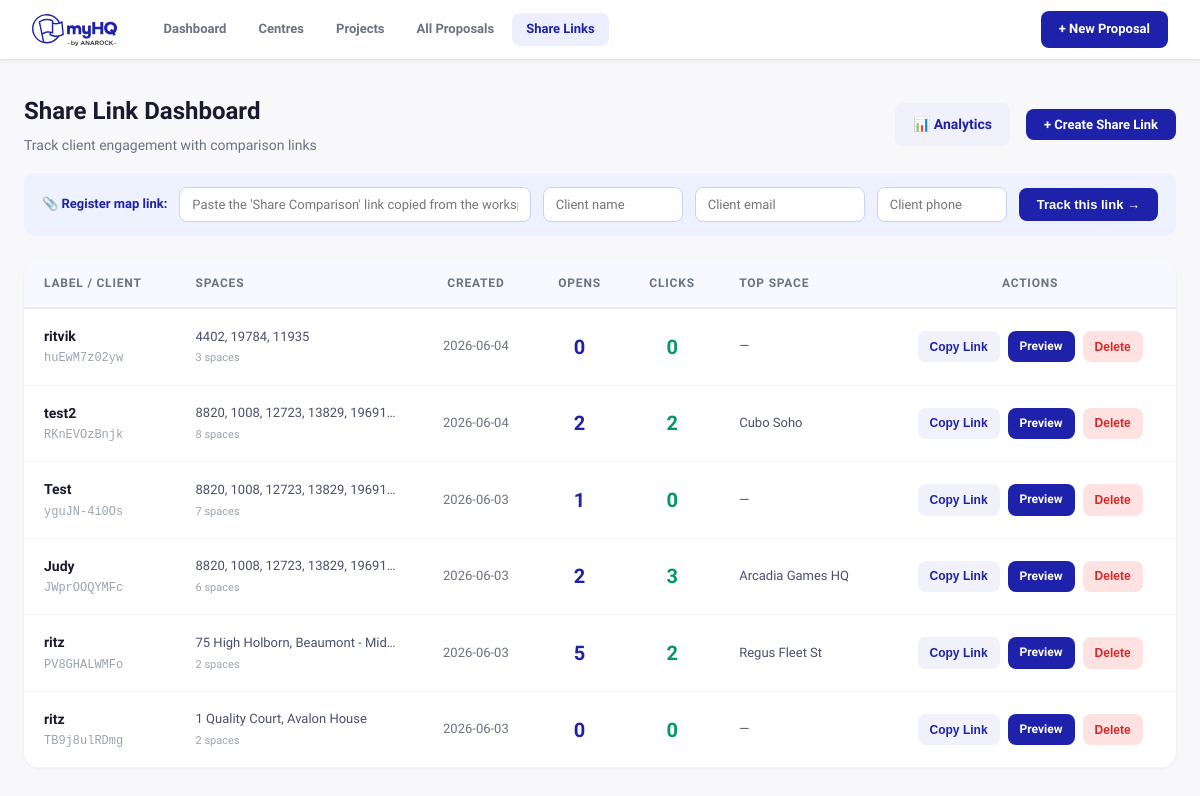
/dashboard, run on the app's committed database.
### tables this page shows
CREATE TABLE share_links (
            id INTEGER PRIMARY KEY AUTOINCREMENT,
            token TEXT UNIQUE NOT NULL,
            label TEXT,
            centre_ids TEXT NOT NULL,
            centre_names TEXT NOT NULL,
            created_at TIMESTAMP DEFAULT CURRENT_TIMESTAMP,
            created_by TEXT DEFAULT 'myHQ'
        , client_email TEXT, client_phone TEXT, canonical_ids TEXT);

### app.py (the view)
@app.route('/dashboard')
def dashboard():
    with get_db() as conn:
        links = conn.execute('SELECT * FROM share_links ORDER BY created_at DESC').fetchall()
        links = [dict(l) for l in links]
        counts = conn.execute(
            """SELECT token, event_type, COUNT(*) as cnt
               FROM link_events WHERE event_type IN ('open','click')
               GROUP BY token, event_type"""
        ).fetchall()
        top_spaces = conn.execute(
            """SELECT token, centre_name, COUNT(*) as cnt
               FROM link_events WHERE event_type='click' AND centre_name IS NOT NULL AND centre_name != ''
               GROUP BY token, centre_name"""
        ).fetchall()
        opens_map, clicks_map = {}, {}
        for row in counts:
            if row['event_type'] == 'open': opens_map[row['token']] = row['cnt']
            else: clicks_map[row['token']] = row['cnt']
        top_map = {}
        for row in top_spaces:
            t = row['token']
            if t not in top_map or row['cnt'] > top_map[t][1]:
                top_map[t] = (row['centre_name'], row['cnt'])
        detail_data = {}
        for lnk in links:
            token = lnk['token']
            lnk['opens'] = opens_map.get(token, 0)
            lnk['clicks'] = clicks_map.get(token, 0)
            lnk['top_space'] = top_map[token][0] if token in top_map else None
            try:
                lnk['centre_names_list'] = json.loads(lnk.get('centre_names') or '[]')
            except Exception:
                lnk['centre_names_list'] = []
            detail_data[token] = {
                'stats': {'opens': lnk['opens'], 'clicks': lnk['clicks']},
                'space_stats': None,
                'events': None,
                'link': {
                    'label': lnk.get('label', ''),
                    'token': token,
                    'client_email': lnk.get('client_email'),
                    'client_phone': lnk.get('client_phone'),
                    'centre_names_list': lnk['centre_names_list'],
                },
            }
    return render_template('dashboard.html', links=links, base_url=_base_url(),
                           detail_data_json=json.dumps(detail_data))

### app.py (called while the page is built)
def get_db():
    conn = sqlite3.connect(DB_PATH)
    conn.row_factory = sqlite3.Row
    return conn

def _base_url():
    try:
        return request.host_url.rstrip('/')
    except Exception:
        return BASE_URL or _RAILWAY_URL

### templates/dashboard.html (shortened to what this page needs)
{% extends 'base.html' %}
{% block content %}
<div class="page-header" style="display:flex;align-items:center;justify-content:space-between;margin-bottom:16px">
  <div>
    <h1 style="font-size:24px;font-weight:800;color:#1A1A2E">Share Link Dashboard</h1>
    <p style="margin-top:4px;font-size:14px;color:#6B7280">Track client engagement with comparison links</p>
  </div>
  <div style="display:flex;align-items:center;gap:8px">
    <a href="/dashboard/analytics" class="btn btn-secondary" style="margin-right:8px;padding:10px 18px;background:#F0F1FA;border-radius:8px;color:#1E22AA;font-size:14px;font-weight:600;text-decoration:none">📊 Analytics</a>
    <button class="btn btn-primary" onclick="openCreateModal()">+ Create Share Link</button>
  </div>
</div>
<div id="quick-register-bar" style="background:#EEF2FF;border-radius:12px;padding:14px 18px;margin-bottom:24px;display:flex;align-items:center;gap:12px;flex-wrap:wrap">
  <div style="font-size:13px;font-weight:700;color:#1E22AA;white-space:nowrap">📎 Register map link:</div>
  <input id="quick-map-url" type="text" placeholder="Paste the 'Share Comparison' link copied from the workspace map…"
    style="flex:1;min-width:200px;padding:9px 12px;border:1.5px solid #C7D2FE;border-radius:8px;font-size:13px;outline:none;font-family:inherit"
    onfocus="this.style.borderColor='#1E22AA'" onblur="this.style.borderColor='#C7D2FE'">
  <input id="quick-client-name" type="text" placeholder="Client name"
    style="width:140px;padding:9px 12px;border:1.5px solid #C7D2FE;border-radius:8px;font-size:13px;outline:none;font-family:inherit"
    onfocus="this.style.borderColor='#1E22AA'" onblur="this.style.borderColor='#C7D2FE'">
  <input id="quick-client-email" type="email" placeholder="Client email"
    style="width:170px;padding:9px 12px;border:1.5px solid #C7D2FE;border-radius:8px;font-size:13px;outline:none;font-family:inherit"
    onfocus="this.style.borderColor='#1E22AA'" onblur="this.style.borderColor='#C7D2FE'">
  <input id="quick-client-phone" type="tel" placeholder="Client phone"
    style="width:130px;padding:9px 12px;border:1.5px solid #C7D2FE;border-radius:8px;font-size:13px;outline:none;font-family:inherit"
    onfocus="this.style.borderColor='#1E22AA'" onblur="this.style.borderColor='#C7D2FE'">
  <button onclick="quickRegister()"
    style="padding:9px 18px;background:#1E22AA;color:white;border:none;border-radius:8px;font-size:13px;font-weight:700;cursor:pointer;white-space:nowrap">
    Track this link →
  </button>
</div>
{% if not links %}
<div style="text-align:center;padding:60px 20px;color:#9CA3AF">
  <div style="font-size:48px;margin-bottom:12px">🔗</div>
  <p style="font-size:16px;font-weight:600;color:#4B4F6A">No share links yet</p>
  <p style="margin-top:6px;font-size:14px">Create your first link to start tracking client engagement.</p>
  <button class="btn btn-primary" style="margin-top:20px" onclick="openCreateModal()">+ Create Share Link</button>
</div>
{% else %}
<div id="links-table-wrap" style="background:#fff;border-radius:16px;box-shadow:0 1px 3px rgba(0,0,0,0.06);overflow:hidden">
  <table style="width:100%;border-collapse:collapse">
    <thead>
      <tr style="background:#F8F9FF;border-bottom:2px solid #E8E9F3">
        <th style="text-align:left;padding:14px 20px;font-size:12px;font-weight:700;text-transform:uppercase;letter-spacing:0.8px;color:#6B7280">Label / Client</th>
        <th style="text-align:left;padding:14px 20px;font-size:12px;font-weight:700;text-transform:uppercase;letter-spacing:0.8px;color:#6B7280">Spaces</th>
        <th style="text-align:center;padding:14px 20px;font-size:12px;font-weight:700;text-transform:uppercase;letter-spacing:0.8px;color:#6B7280">Created</th>
        <th style="text-align:center;padding:14px 20px;font-size:12px;font-weight:700;text-transform:uppercase;letter-spacing:0.8px;color:#6B7280">Opens</th>
        <th style="text-align:center;padding:14px 20px;font-size:12px;font-weight:700;text-transform:uppercase;letter-spacing:0.8px;color:#6B7280">Clicks</th>
        <th style="text-align:left;padding:14px 20px;font-size:12px;font-weight:700;text-transform:uppercase;letter-spacing:0.8px;color:#6B7280">Top Space</th>
        <th style="text-align:center;padding:14px 20px;font-size:12px;font-weight:700;text-transform:uppercase;letter-spacing:0.8px;color:#6B7280">Actions</th>
      </tr>
    </thead>
    <tbody>
      {% for lnk in links %}
      <tr class="link-row" data-token="{{ lnk.token }}" onclick="showDetail('{{ lnk.token }}')"
          style="border-bottom:1px solid #F3F4F6;cursor:pointer;transition:background 0.15s"
          onmouseover="this.style.background='#F8F9FF'" onmouseout="this.style.background=''">
        <td style="padding:16px 20px">
          <div style="font-weight:700;color:#1A1A2E">{{ lnk.label or '(no label)' }}</div>
          <div style="font-size:12px;color:#9CA3AF;margin-top:2px;font-family:monospace">{{ lnk.token }}</div>
        </td>
        <td style="padding:16px 20px;font-size:13px;color:#4B4F6A;max-width:220px">
          <div style="white-space:nowrap;overflow:hidden;text-overflow:ellipsis">
            {{ lnk.centre_names_list|join(', ') }}
          </div>
          <div style="font-size:11px;color:#9CA3AF;margin-top:2px">{{ lnk.centre_names_list|length }} space{{ 's' if lnk.centre_names_list|length != 1 }}</div>
        </td>
        <td style="padding:16px 20px;text-align:center;font-size:13px;color:#6B7280">
          {{ lnk.created_at[:10] if lnk.created_at else '—' }}
        </td>
        <td style="padding:16px 20px;text-align:center">
          <span style="font-size:20px;font-weight:800;color:#1E22AA">{{ lnk.opens }}</span>
        </td>
        <td style="padding:16px 20px;text-align:center">
          <span style="font-size:20px;font-weight:800;color:#059669">{{ lnk.clicks }}</span>
        </td>
        <td style="padding:16px 20px;font-size:13px;color:#4B4F6A">
          {{ lnk.top_space or '—' }}
        </td>
        <td style="padding:16px 20px;text-align:center" onclick="event.stopPropagation()">
          <div style="display:flex;gap:8px;justify-content:center">
            <button class="btn-copy"
                    data-url="{{ base_url }}/compare/{{ lnk.token }}"
                    onclick="copyLink(this)"
                    style="font-size:12px;font-weight:600;padding:6px 12px;border-radius:8px;background:#F0F1FA;border:none;color:#1E22AA;cursor:pointer">
              Copy Link
            </button>
            <a href="/compare/{{ lnk.token }}" target="_blank"
               style="font-size:12px;font-weight:600;padding:6px 12px;border-radius:8px;background:#1E22AA;color:#fff;text-decoration:none">
              Preview
            </a>
            <button onclick="deleteLink('{{ lnk.token }}', this)"
              style="font-size:12px;font-weight:600;padding:6px 12px;border-radius:8px;background:#FEE2E2;border:none;color:#DC2626;cursor:pointer">
              Delete
            </button>
          </div>
        </td>
      </tr>
      {% endfor %}
    </tbody>
  </table>
</div>
{% endif %}
{% endblock %}

### templates/base.html (shortened to what this page needs)
<!DOCTYPE html>
<html lang="en">
<head>
<link rel="stylesheet" href="{{ url_for('static', filename='css/style.css') }}">
</head>
<body>
<nav class="topnav">
  <a href="/" class="nav-logo">
    <img src="{{ url_for('static', filename='images/myhq-logo.svg') }}" alt="myHQ" height="32" onerror="this.style.display='none';this.nextElementSibling.style.display='block'">
  </a>
  <div class="nav-links">
    <a href="/" class="nav-link {% if request.path == '/' %}active{% endif %}">Dashboard</a>
    <a href="/centres" class="nav-link {% if '/centres' in request.path %}active{% endif %}">Centres</a>
    <a href="/projects" class="nav-link {% if '/projects' in request.path %}active{% endif %}">Projects</a>
    <a href="/proposals" class="nav-link {% if '/proposals' in request.path and '/projects' not in request.path %}active{% endif %}">All Proposals</a>
    <a href="/dashboard" class="nav-link {% if '/dashboard' in request.path %}active{% endif %}">Share Links</a>
  </div>
  <a href="/proposals/new" class="btn btn-primary">+ New Proposal</a>
</nav>
<main class="main-content">
{% block content %}{% endblock %}
</main>
</body>
</html>

### static/css/style.css (style rules this page uses)
:root { --blue: #1E22AA; --mint: #ADDFB3; --blush: #F4BEAA; --aqua: #96E6DC; --dark: #1D1D1B; --grey: #6B7280; --lgrey: #F5F5F5; --border: #E5E7EB; --white: #FFFFFF; --radius: 12px; --shadow: 0 1px 4px rgba(0,0,0,.07), 0 4px 16px rgba(0,0,0,.05); }
*, *::before, *::after { box-sizing: border-box; margin: 0; padding: 0; }
body { font-family: 'Plus Jakarta Sans', system-ui, sans-serif; color: var(--dark); background: #F8F8FB; font-size: 14px; line-height: 1.6; }
a { color: var(--blue); text-decoration: none; }
.topnav { position: sticky; top: 0; z-index: 100; display: flex; align-items: center; gap: 32px; height: 60px; padding: 0 32px; background: var(--white); border-bottom: 1px solid var(--border); box-shadow: 0 1px 4px rgba(0,0,0,.06); }
.nav-logo { display: flex; align-items: center; gap: 8px; text-decoration: none; }
.nav-links { display: flex; gap: 4px; flex: 1; }
.nav-link { padding: 6px 14px; border-radius: 8px; color: var(--grey); font-weight: 600; font-size: 13px; transition: background .15s, color .15s; }
.nav-link.active { color: var(--blue); background: #EEEFFE; }
.main-content { max-width: 1200px; margin: 0 auto; padding: 32px 24px; }
.page-header { display: flex; align-items: flex-start; justify-content: space-between; margin-bottom: 28px; gap: 16px; }
.page-header h1 { font-size: 26px; font-weight: 800; color: var(--blue); }
.btn { display: inline-flex; align-items: center; gap: 6px; padding: 8px 18px; border-radius: 8px; font-family: inherit; font-size: 13px; font-weight: 700; border: none; cursor: pointer; transition: opacity .15s, transform .1s; white-space: nowrap; }
.btn-primary { background: var(--blue); color: #fff; }

### data on the page
share_links: label "ritvik", token "huEwM7z02yw", centre_names_list "4402, 19784, 11935", centre_names_list|length "3", centre_names_list "s", created_at "2026-06-04", opens "0", clicks "0", top_space "—"
share_links: label "test2", token "RKnEVOzBnjk", centre_names_list "8820, 1008, 12723, 13829, 19691…", centre_names_list|length "8", centre_names_list "s", created_at "2026-06-04"
share_links: label "Test", token "yguJN-4i0Os", centre_names_list "8820, 1008, 12723, 13829, 19691…", centre_names_list|length "7", centre_names_list "s", created_at "2026-06-03", top_space "—"
share_links: label "Judy", token "JWprOOQYMFc", centre_names_list "8820, 1008, 12723, 13829, 19691…", centre_names_list|length "6", centre_names_list "s", created_at "2026-06-03"
share_links: label "ritz", token "PV8GHALWMFo", centre_names_list "75 High Holborn, Beaumont - Mid…", centre_names_list|length "2", centre_names_list "s", created_at "2026-06-03"
share_links: label "ritz", token "TB9j8ulRDmg", centre_names_list "1 Quality Court, Avalon House", centre_names_list|length "2", centre_names_list "s", created_at "2026-06-03", opens "0", clicks "0", top_space "—"
